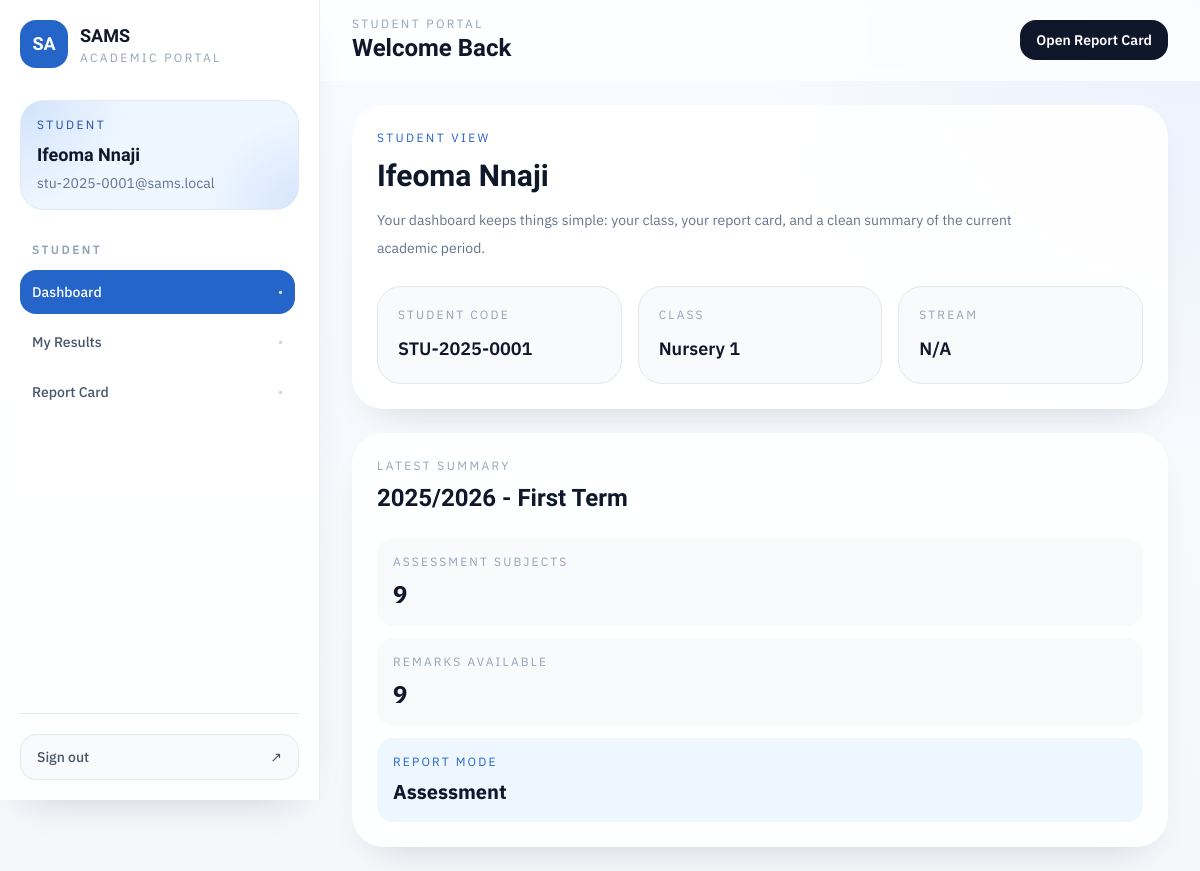
Page /student/dashboard (signed in) on the committed database.
### app/models/user.py (models this page shows, shortened)
class User(UserMixin, db.Model):
    __tablename__ = "users"
    id = db.Column(db.Integer, primary_key=True)
    username = db.Column(db.String(80), unique=True, nullable=False, index=True)
    full_name = db.Column(db.String(150), nullable=False)
    email = db.Column(db.String(255), unique=True, nullable=False, index=True)
    password_hash = db.Column(db.String(255), nullable=False)
    role = db.Column(db.String(20), nullable=False, index=True)
    is_active = db.Column(db.Boolean, nullable=False, default=True)
    created_at = db.Column(
        db.DateTime, nullable=False, default=lambda: datetime.now(timezone.utc)
    )
    student_profile = db.relationship(
        "Student", back_populates="user", uselist=False, lazy="select"
    )
    teacher_profile = db.relationship(
        "Teacher", back_populates="user", uselist=False, lazy="select"
    )
    uploaded_results = db.relationship(
        "Result",
        back_populates="uploaded_by_user",
        foreign_keys="Result.uploaded_by_user_id",
        lazy="dynamic",
    )
    overridden_results = db.relationship(
        "Result",
        back_populates="overridden_by_user",
        foreign_keys="Result.overridden_by_user_id",
        lazy="dynamic",
    )
    __table_args__ = (
        db.CheckConstraint(
            "role IN ('admin', 'teacher', 'student')", name="ck_users_role"
        ),
    )

### app/models/student.py (models this page shows, shortened)
class Student(db.Model):
    __tablename__ = "students"
    id = db.Column(db.Integer, primary_key=True)
    user_id = db.Column(db.Integer, db.ForeignKey("users.id"), unique=True, nullable=False)
    student_code = db.Column(db.String(20), unique=True, nullable=False, index=True)
    first_name = db.Column(db.String(80), nullable=False)
    last_name = db.Column(db.String(80), nullable=False)
    class_id = db.Column(db.Integer, db.ForeignKey("classes.id"), nullable=False)
    stream_id = db.Column(db.Integer, db.ForeignKey("streams.id"), nullable=True)
    admission_year = db.Column(db.Integer, nullable=False)
    level = db.Column(db.String(20), nullable=False)
    is_active = db.Column("active_status", db.Boolean, nullable=False, default=True)
    active_status = synonym("is_active")
    user = db.relationship("User", back_populates="student_profile")
    class_ = db.relationship("Class", back_populates="students")
    stream = db.relationship("Stream", back_populates="students")
    results = db.relationship("Result", back_populates="student", lazy="dynamic")
    __table_args__ = (
        db.CheckConstraint(
            "level IN ('nursery', 'primary', 'secondary')", name="ck_students_level"
        ),
    )
    @property
    def full_name(self) -> str:
        return f"{self.first_name} {self.last_name}"

### app/models/class_.py (models this page shows, shortened)
class Class(db.Model):
    __tablename__ = "classes"
    id = db.Column(db.Integer, primary_key=True)
    name = db.Column(db.String(50), nullable=False)
    level = db.Column(db.String(20), nullable=False, index=True)
    session_id = db.Column(db.Integer, db.ForeignKey("sessions.id"), nullable=False)
    arm = db.Column(db.String(10), nullable=True)
    show_position = db.Column(db.Boolean, nullable=False, default=False)
    is_active = db.Column(db.Boolean, nullable=False, default=True)
    assessment_schema = db.Column(db.JSON, nullable=True)
    session = db.relationship("Session", back_populates="classes")
    streams = db.relationship(
        "Stream", back_populates="class_", cascade="all, delete-orphan", lazy="selectin"
    )
    students = db.relationship("Student", back_populates="class_", lazy="dynamic")
    class_subjects = db.relationship(
        "ClassSubject",
        back_populates="class_",
        cascade="all, delete-orphan",
        lazy="dynamic",
    )
    teacher_assignments = db.relationship(
        "ClassTeacherMap",
        back_populates="class_",
        cascade="all, delete-orphan",
        lazy="dynamic",
    )
    results = db.relationship("Result", back_populates="class_", lazy="dynamic")
    __table_args__ = (
        db.UniqueConstraint("session_id", "name", "arm", name="uq_classes_session_name_arm"),
        db.CheckConstraint(
            "level IN ('nursery', 'primary', 'secondary')", name="ck_classes_level"
        ),
    )

### app/routes/student.py (the view)
@student_bp.route("/dashboard")
@login_required
@role_required("student")
def dashboard():
    student = _current_student()
    context = _report_context(student)
    return render_template("student/dashboard.html", **context)

### app/routes/student.py (called while the page is built, shortened)
def _current_student() -> Student:
    student = current_user.student_profile
    if student is None:
        abort(403)
    return student

def _available_periods(student: Student) -> list[dict]:
    rows = (
        Result.query.join(Session, Result.session_id == Session.id)
        .filter(Result.student_id == student.id)
        .with_entities(Result.session_id, Session.name, Result.term)
        .distinct()
        .order_by(Session.name.desc(), Result.term.asc())
        .all()
    )
    return [
        {
            "session_id": session_id,
            "session_name": session_name,
            "term": term,
            "label": f"{session_name} - {term.title()} Term",
        }
        for session_id, session_name, term in rows
    ]

def _available_sessions(periods: list[dict]) -> list[dict]:
    seen = set()
    sessions = []
    for period in periods:
        key = period["session_id"]
        if key in seen:
            continue
        seen.add(key)
        sessions.append(
            {
                "session_id": period["session_id"],
                "session_name": period["session_name"],
            }
        )
    return sessions

def _available_terms(periods: list[dict], session_id: int | None) -> list[dict]:
    return [period for period in periods if period["session_id"] == session_id]

def _default_period(student: Student, periods: list[dict]) -> tuple[int | None, str | None]:
    session_id = request.args.get("session_id", type=int)
    term = request.args.get("term", type=str)
    if session_id is not None and term is not None:
        for period in periods:
            if period["session_id"] == session_id and period["term"] == term:
                return session_id, term
    active_period = (
        SessionTerm.query.join(SessionTerm.session)
        .filter(
            SessionTerm.session_id == student.class_.session_id,
            Session.is_active.is_(True),
            SessionTerm.is_result_entry_active.is_(True),
        )
        .first()
    )
    if periods:
        return periods[0]["session_id"], periods[0]["term"]
    return None, None

def _assessment_schema_items(student: Student) -> list[dict]:
    class_ = student.class_
    if class_.level != Level.NURSERY or not class_.assessment_schema:
        return []
    return [
        {"key": key, "label": key.replace("_", " ").title(), "type": value}
        for key, value in class_.assessment_schema.items()
    ]

### app/templates/student/dashboard.html (shortened to what this page needs)
{% extends "layouts/app_shell.html" %}
{% block page_eyebrow %}Student Portal{% endblock %}
{% block page_title %}Welcome Back{% endblock %}
{% block page_actions %}
  <a href="{{ url_for('student.report_card', session_id=selected_session_id, term=selected_term) }}" class="inline-flex items-center rounded-2xl bg-slateink px-4 py-2.5 text-sm font-semibold text-white transition hover:bg-brand-700">Open Report Card</a>
{% endblock %}
{% block shell_content %}
<div class="space-y-6">
  <section class="grid gap-6 xl:grid-cols-[1.2fr_0.8fr]">
    <article class="rounded-[2rem] border border-white/80 bg-white/90 p-6 shadow-soft">
      <p class="text-xs uppercase tracking-[0.2em] text-brand-600">Student view</p>
      <h2 class="mt-3 font-display text-3xl font-bold text-slateink">{{ student.full_name }}</h2>
      <p class="mt-3 max-w-2xl text-sm leading-7 text-slate-500">Your dashboard keeps things simple: your class, your report card, and a clean summary of the current academic period.</p>
      <div class="mt-6 grid gap-4 md:grid-cols-3">
        <div class="rounded-[1.5rem] border border-slate-200 bg-slate-50 p-5">
          <p class="text-xs uppercase tracking-[0.18em] text-slate-400">Student code</p>
          <p class="mt-3 text-lg font-semibold text-slateink">{{ student.student_code }}</p>
        </div>
        <div class="rounded-[1.5rem] border border-slate-200 bg-slate-50 p-5">
          <p class="text-xs uppercase tracking-[0.18em] text-slate-400">Class</p>
          <p class="mt-3 text-lg font-semibold text-slateink">{{ student.class_.name }}</p>
        </div>
        <div class="rounded-[1.5rem] border border-slate-200 bg-slate-50 p-5">
          <p class="text-xs uppercase tracking-[0.18em] text-slate-400">Stream</p>
          <p class="mt-3 text-lg font-semibold text-slateink">{{ student.stream.name if student.stream else "N/A" }}</p>
        </div>
      </div>
    </article>
    <article class="rounded-[2rem] border border-white/80 bg-white/90 p-6 shadow-soft">
      <p class="text-xs uppercase tracking-[0.2em] text-slate-400">Latest summary</p>
      <h2 class="mt-2 font-display text-2xl font-bold text-slateink">{{ selected_period.label if selected_period else "No results yet" }}</h2>
      {% if selected_period %}
        <div class="mt-6 space-y-3">
          {% if summary.has_assessment_mode and not summary.has_score_mode %}
            <div class="rounded-2xl bg-slate-50 px-4 py-4">
              <p class="text-xs uppercase tracking-[0.18em] text-slate-400">Assessment subjects</p>
              <p class="mt-2 text-2xl font-bold text-slateink">{{ summary.assessment_subjects }}</p>
            </div>
            <div class="rounded-2xl bg-slate-50 px-4 py-4">
              <p class="text-xs uppercase tracking-[0.18em] text-slate-400">Remarks available</p>
              <p class="mt-2 text-2xl font-bold text-slateink">{{ summary.remark_count }}</p>
            </div>
            <div class="rounded-2xl bg-brand-50 px-4 py-4">
              <p class="text-xs uppercase tracking-[0.18em] text-brand-600">Report mode</p>
              <p class="mt-2 text-xl font-bold text-slateink">Assessment</p>
            </div>
          {% endif %}
        </div>
      {% else %}
        <p class="mt-4 text-sm leading-7 text-slate-500">Your result summary will appear here as soon as records are available.</p>
      {% endif %}
    </article>
  </section>
</div>
{% endblock %}

### app/templates/layouts/app_shell.html (shortened to what this page needs)
{% extends "base.html" %}
{% set endpoint = request.endpoint or "" %}
{% set nav_groups = [] %}
{% if current_user.is_authenticated and current_user.role == 'admin' %}
  {% set nav_groups = [
    {'label': 'Overview', 'items': [
      {'title': 'Dashboard', 'endpoint': 'admin.dashboard', 'href': url_for('admin.dashboard')},
      {'title': 'Teachers', 'endpoint': 'admin.teachers', 'href': url_for('admin.teachers')},
      {'title': 'Students', 'endpoint': 'admin.students', 'href': url_for('admin.students')},
      {'title': 'Structure', 'endpoint': 'admin.classes', 'href': url_for('admin.classes')},
      {'title': 'Sessions', 'endpoint': 'admin.sessions', 'href': url_for('admin.sessions')},
      {'title': 'Results', 'endpoint': 'admin.results', 'href': url_for('admin.results')},
    ]}
  ] %}
{% elif current_user.is_authenticated and current_user.role == 'teacher' %}
  {% set nav_groups = [
    {'label': 'Workspace', 'items': [
      {'title': 'Dashboard', 'endpoint': 'teacher.dashboard', 'href': url_for('teacher.dashboard')},
      {'title': 'Assigned Classes', 'endpoint': 'teacher.classes', 'href': url_for('teacher.classes')},
      {'title': 'Students', 'endpoint': 'teacher.students', 'href': url_for('teacher.students')},
      {'title': 'Result Entry', 'endpoint': 'teacher.upload_results', 'href': url_for('teacher.upload_results')},
    ]}
  ] %}
{% elif current_user.is_authenticated and current_user.role == 'student' %}
  {% set nav_groups = [
    {'label': 'Student', 'items': [
      {'title': 'Dashboard', 'endpoint': 'student.dashboard', 'href': url_for('student.dashboard')},
      {'title': 'My Results', 'endpoint': 'student.results', 'href': url_for('student.results')},
      {'title': 'Report Card', 'endpoint': 'student.report_card', 'href': url_for('student.report_card')},
    ]}
  ] %}
{% endif %}
{% block body %}
<div class="min-h-screen lg:flex">
  <aside class="fixed inset-y-0 left-0 z-50 flex w-80 -translate-x-full flex-col border-r border-slate-200/70 bg-white/90 px-5 py-5 shadow-soft backdrop-blur transition duration-300 lg:sticky lg:top-0 lg:h-screen lg:translate-x-0" data-sidebar>
    <div class="flex items-center justify-between">
      <a href="{{ url_for(endpoint.split('.')[0] ~ '.dashboard') if endpoint else url_for('auth.login') }}" class="flex items-center gap-3">
        <div class="flex h-12 w-12 items-center justify-center rounded-2xl bg-brand-600 text-lg font-display font-bold text-white shadow-soft">SA</div>
        <div>
          <p class="font-display text-lg font-bold text-slateink">SAMS</p>
          <p class="text-xs uppercase tracking-[0.2em] text-slate-400">Academic Portal</p>
        </div>
      </a>
    </div>
    <div class="mt-8 rounded-3xl border border-slate-200/80 bg-mesh-glow bg-brand-50 px-4 py-4">
      <p class="text-xs uppercase tracking-[0.2em] text-brand-700">{{ current_user.role|title }}</p>
      <h2 class="mt-2 font-display text-lg font-bold text-slateink">{{ current_user.full_name }}</h2>
      <p class="mt-1 text-sm text-slate-500">{{ current_user.email }}</p>
    </div>
    <nav class="mt-8 flex-1 space-y-7 overflow-y-auto pr-1">
      {% for group in nav_groups %}
        <div>
          <p class="mb-3 px-3 text-xs font-semibold uppercase tracking-[0.2em] text-slate-400">{{ group["label"] }}</p>
          <div class="space-y-1.5">
            {% for item in group["items"] %}
              {% set active = endpoint == item.endpoint %}
              <a href="{{ item.href }}" class="group flex items-center justify-between rounded-2xl px-3 py-3 text-sm font-medium transition
                {% if active %}
                  bg-brand-600 text-white shadow-soft
                {% else %}
                  text-slate-600 hover:bg-slate-100 hover:text-slateink
                {% endif %}
              ">
                <span>{{ item.title }}</span>
                <span class="text-xs {% if active %}text-white/80{% else %}text-slate-300 group-hover:text-slate-500{% endif %}">•</span>
              </a>
            {% endfor %}
          </div>
        </div>
      {% endfor %}
    </nav>
    <div class="border-t border-slate-200 pt-5">
      <a href="{{ url_for('auth.logout') }}" class="flex items-center justify-between rounded-2xl border border-slate-200 bg-slate-50 px-4 py-3 text-sm font-medium text-slate-600 transition hover:border-brand-200 hover:bg-brand-50 hover:text-brand-700">
        <span>Sign out</span>
        <span>↗</span>
      </a>
    </div>
  </aside>
  <div class="min-w-0 flex-1">
    <header class="sticky top-0 z-30 border-b border-white/60 bg-white/75 backdrop-blur">
      <div class="mx-auto flex max-w-7xl items-center justify-between gap-4 px-4 py-4 sm:px-6 lg:px-8">
        <div class="flex items-center gap-3">
          <div>
            <p class="text-xs uppercase tracking-[0.2em] text-slate-400">{% block page_eyebrow %}Workspace{% endblock %}</p>
            <h1 class="font-display text-2xl font-bold text-slateink">{% block page_title %}Dashboard{% endblock %}</h1>
          </div>
        </div>
        <div class="hidden items-center gap-3 md:flex">
          {% block page_actions %}{% endblock %}
        </div>
      </div>
    </header>
    <main class="mx-auto max-w-7xl px-4 py-6 sm:px-6 lg:px-8">
      {% block shell_content %}{% endblock %}
    </main>
  </div>
</div>
{% endblock %}

### rows in the picture
User: role "STUDENT", full_name "Ifeoma Nnaji", email "stu-2025-0001@sams.local", label "STUDENT", title "Dashboard" "My Results" "Report Card"
Student: full_name "Ifeoma Nnaji", student_code "STU-2025-0001"
Class: class_.name "Nursery 1"

### other values in the picture
{{ student.stream.name if student.stream else "N/A" }} "N/A"
{{ selected_period.label if selected_period else "No results yet" }} "2025/2026 - First Term"
{{ summary.assessment_subjects }} "9"
{{ summary.remark_count }} "9"
